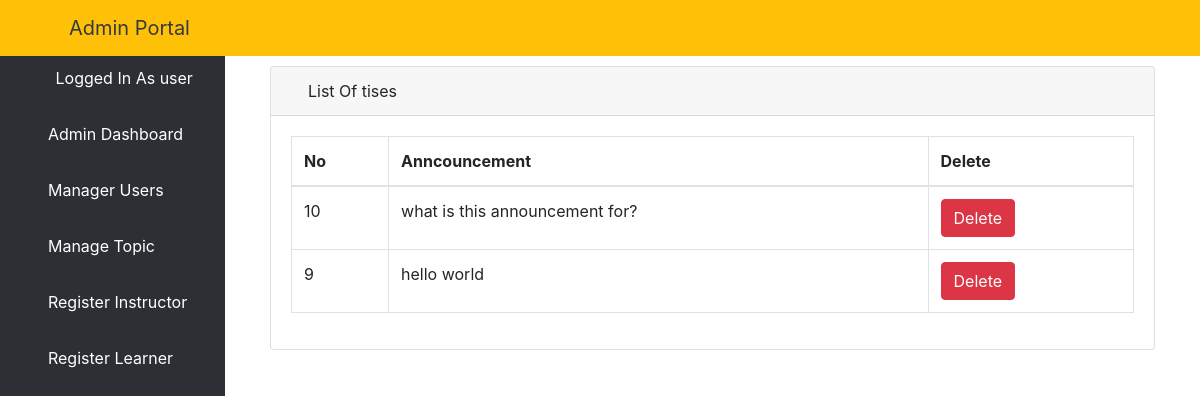
The app's page /alistalltise/ (signed in) with its own data.
### elearn/models.py (models this page shows, shortened)
class User(AbstractUser):
    is_learner = models.BooleanField(default=False)
    is_instructor = models.BooleanField(default=False)
    is_admin = models.BooleanField(default=False)

class Announcement(models.Model):
    user = models.ForeignKey(User, on_delete=models.CASCADE)
    content = models.TextField()
    posted_at = models.DateTimeField(auto_now=True, null=True)

### elearn/views.py (the view)
# urls.py: path('alistalltise/', views.ListAllTise.as_view(), name='alistalltise'),
class ListAllTise(LoginRequiredMixin, ListView):
    model = Announcement
    template_name = 'dashboard/admin/list_tises.html'
    context_object_name = 'tises1'
    paginated_by = 10
    def get_queryset(self):
        return Announcement.objects.order_by('-id')

### elearn/templates/dashboard/admin/list_tises.html (shortened to what this page needs)
{% extends 'dashboard/admin/base.html' %}
{% block body %}
    <div class="container-fluid">
        <div class="row">
            <div class="col-12 mb-3">
                <div class="col-12 mb-3">
                    <div id="content-wrapper">
                        <div class="container-fluid">
                            <div class="card mb-3">
                                <div class="card-header">
                                    <i class="fas fa-table"></i>
                                    List Of tises
                                </div>
                                <div class="card-body">
                                    <div class="table-responsive">
                                        <table class="table table-bordered" id="dataTable" width="100%" cellspacing="0">
                                            <thead>
                                            <tr>
                                                <th>No</th>
                                                <th>Anncouncement</th>
                                                <th>Delete</th>
                                            </tr>
                                            </thead>
                                            <tbody>
                                            {% if tises1 %}
                                                {% for tise1 in tises1 %}
                                                    <tr>
                                                        <td>{{ tise1.id }}</td>
                                                        <td>{{ tise1.content }}</td>
                                                        <td>
                                                            <a href="{% url 'adpost' tise1.pk %}">
                                                                <button type="button" class="btn btn-danger"> Delete
                                                                </button>
                                                            </a></td>
                                                    </tr>
                                                {% endfor %}
                                            {% endif %}
                                            </tbody>
                                        </table>
                                    </div>
                                </div>
                            </div>
                        </div>
                    </div>
                </div>
            </div>
        </div>
    </div>
{% endblock %}

### elearn/templates/dashboard/admin/base.html (shortened to what this page needs)
<!DOCTYPE html>
<html lang="en">
<head>
    {% load static %}
    <link href="{% static 'vendor/fontawesome-free/css/all.min.css' %}" rel="stylesheet" type="text/css">
    <link href="{% static 'vendor/datatables/dataTables.bootstrap4.css' %}" rel="stylesheet">
    <link href="{% static 'css/sb-admin.css' %}" rel="stylesheet">
</head>
<body id="page-top">
<nav class="navbar navbar-expand navbar-dark bg-warning fixed-top">
    <button class="btn btn-link btn-sm text-dark order-1 order-sm-0" id="sidebarToggle" href="#">
        <i class="fas fa-bars"></i>
    </button>
    <a class="navbar-brand ml-4 text-dark" href="{% url 'dashboard' %}">Admin Portal</a>
    <ul class="navbar-nav ml-auto ml-md-0">
        <li class="nav-item dropdown no-arrow">
            <a class="nav-link dropdown-toggle" href="#" id="userDropdown" role="button" data-toggle="dropdown"
               aria-haspopup="true" aria-expanded="false">
                <i class="fas fa-user-circle fa-fw text-dark mr-3"></i>
            </a>
        </li>
    </ul>
</nav>
<div id="wrapper" style="padding-top: 50px;">
    <ul class="sidebar navbar-nav">
         <li class="nav-item active">
            <a class="nav-link" href="{% url 'dashboard' %}">
                <i class="fas fa-user-circle fa-fw text-warning"></i>
                <span>Logged In As {{ user.username }}</span>
            </a>
        </li>
        <li class="nav-item active">
            <a class="nav-link" href="{% url 'dashboard' %}">
                <i class="fa fa-home" aria-hidden="true"></i>
                <span>Admin Dashboard</span>
            </a>
        </li>
        <li class="nav-item">
            <a class="nav-link" href="{% url 'aluser' %}">
                <i class="fas fa-users"></i>
                <span style="color: white">Manager Users</span>
            </a>
        </li>
        <li class="nav-item dropdown no-arrow">
            <a class="nav-link dropdown-toggle" data-toggle="dropdown" aria-haspopup="true" aria-expanded="false"
               href="">
                <i class="fas fa-bell"></i>
                <span style="color: white">Manage Topic</span>
            </a>
        </li>
        <li class="nav-item">
            <a class="nav-link" href="{% url 'isign' %}">
                <i class="fas fa-chalkboard-teacher"></i>
                <span style="color: white">Register Instructor</span>
            </a>
        </li>
        <li class="nav-item">
            <a class="nav-link" href="{% url 'addlearner' %}">
                <i class="fas fa-user-graduate"></i>
                <span style="color: white">Register Learner</span>
            </a>
        </li>
    </ul>
    {% block body %}{% endblock %}
</div>

### records on screen
User: username "user"
Announcement: id "10", content "what is this announcement for?"
Announcement: id "9", content "hello world"
